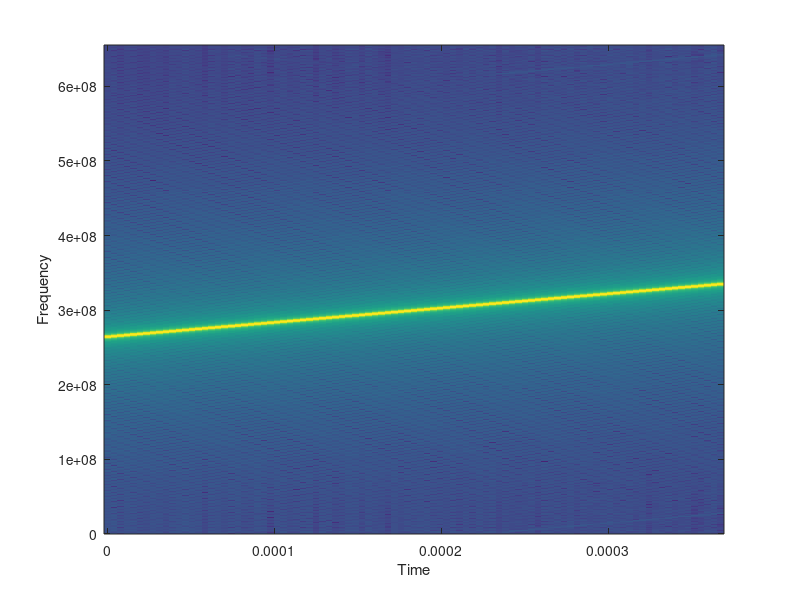
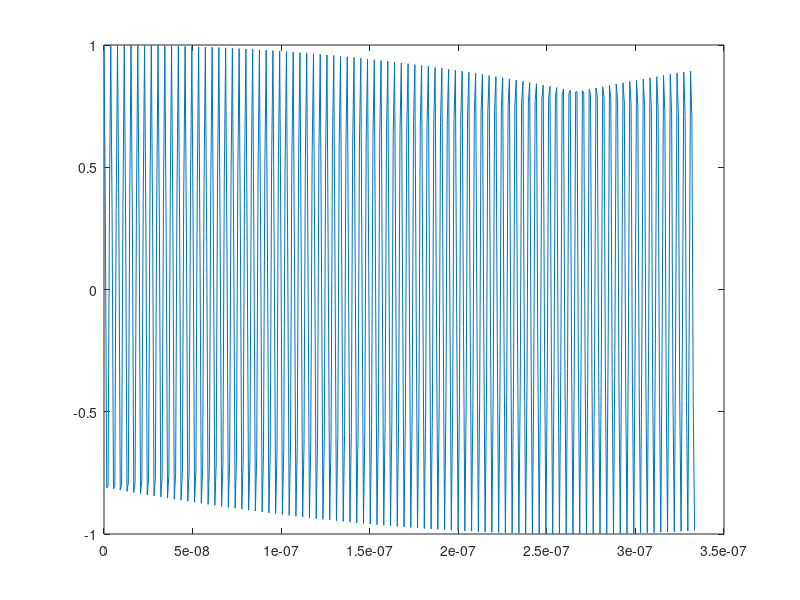

The MATLAB source for these figures, in order:

    %c=3e8;
%    B=20;
%    fc=40;
%    N=1;
%    M=1500;
%    T=1;
c=3e8;
B=7.5e7;
fc=3e8;
N=1;%N=128;
M=512000;
T = 0.000390614;

    dt=T/M;
    fs=1/dt;
    %v=2;
    %R0=1604;

    %fd=fc*2*v/c;
    %gam=B/T;
    %tau0=2*R0/c;

    t=0:dt:N*T-dt;
    t_hat=rem(t, T);
    Sm=t_hat/T;
    Kfm=B/2;
     Sfm=cos(2*pi*fc*t+2*pi*Kfm*cumsum(Sm));


    figure(1);
    %plot(t,2*pi*fc*t+2*pi*Kfm*cumsum(Sm) );
    Sfm=chirp(t_hat, fc-B/2, T, fc+B/2);
    step=ceil(T/100*fs);    # one spectral slice every 10 ms
    window=ceil(T/20*fs); # 50 ms data window
    specgram(Sfm, 2^nextpow2(window), fs, window, window-step);
    figure(2);
    %plot(t,Sm);

    %figure(3);
    win=1/fc*100;
    win_vect=ones(length(t), 1)*win;
    subt_win_t=win-t;
    t_index=find(subt_win_t(end, :)<0);
    plot(t(1:t_index),Sfm(1:t_index));


%        x = chirp([0:0.001:2],0,2,200);  # freq. sweep from 0-500 over 2 sec.
%            Fs=1000;                  # sampled every 0.001 sec so rate is 1 kHz
%            step=ceil(20*Fs/1000);    # one spectral slice every 20 ms
%            window=ceil(100*Fs/1000); # 100 ms data window
%            specgram(x, 2^nextpow2(window), Fs, window, window-step);
%    ylim("auto");
    %figure(4);
    %specgram(Sfm );
    %plot(Sfm(1:M));
    %specgram(chirp([0:0.001:5]));

